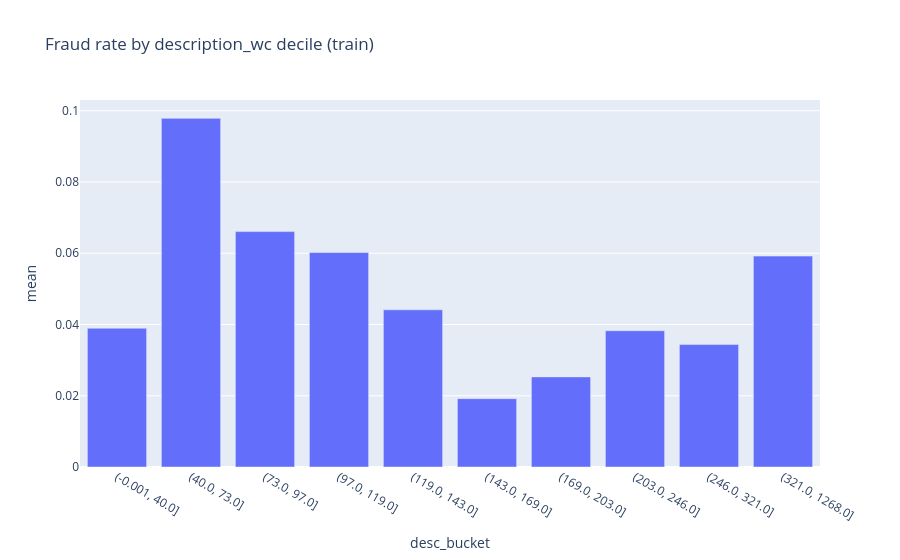

This figure's notebook cell:
### Markdown cell above
### Быстрая проверка сигналов новых фичей

Проверяем mean target rate по децилям `description_wc` и lift для `is_company_profile_empty`.

### Code cell
tmp = X_train_final.copy()
tmp['target'] = y_train.values
if 'is_company_profile_empty' in tmp.columns:
    lift = tmp.groupby('is_company_profile_empty')['target'].mean()
    print('Fraud rate by is_company_profile_empty:\n', lift.round(4))
    print('Lift:', (lift.get(1,0) / max(lift.get(0,1e-9), 1e-9)).round(2))

if 'description_wc' in tmp.columns:
    tmp['desc_bucket'] = pd.qcut(tmp['description_wc'], q=10, duplicates='drop')
    by_bucket = tmp.groupby('desc_bucket')['target'].agg(['mean','count'])
    print('\nFraud rate by description_wc decile:')
    print(by_bucket.round(4))
    fig = px.bar(by_bucket.reset_index().astype({'desc_bucket': str}),
                 x='desc_bucket', y='mean', title='Fraud rate by description_wc decile (train)')
    FIGS.append(fig)

### Figure 1 — Plotly figure (JSON) as saved in the notebook; plotly's stock layout.template omitted (floating-point values rounded to 4 significant figures)
{"data": [{"hovertemplate": "desc_bucket=%{x}<br>mean=%{y}<extra></extra>", "legendgroup": "", "marker": {"color": "#636efa", "pattern": {"shape": ""}}, "name": "", "orientation": "v", "showlegend": false, "textposition": "auto", "type": "bar", "x": ["(-0.001, 40.0]", "(40.0, 73.0]", "(73.0, 97.0]", "(97.0, 119.0]", "(119.0, 143.0]", "(143.0, 169.0]", "(169.0, 203.0]", "(203.0, 246.0]", "(246.0, 321.0]", "(321.0, 1268.0]"], "xaxis": "x", "y": [0.03895, 0.09787, 0.06608, 0.0602, 0.04412, 0.01918, 0.0253, 0.03824, 0.03437, 0.0592], "yaxis": "y"}], "layout": {"barmode": "relative", "legend": {"tracegroupgap": 0}, "title": {"text": "Fraud rate by description_wc decile (train)"}, "xaxis": {"anchor": "y", "domain": [0.0, 1.0], "title": {"text": "desc_bucket"}}, "yaxis": {"anchor": "x", "domain": [0.0, 1.0], "title": {"text": "mean"}}}}
